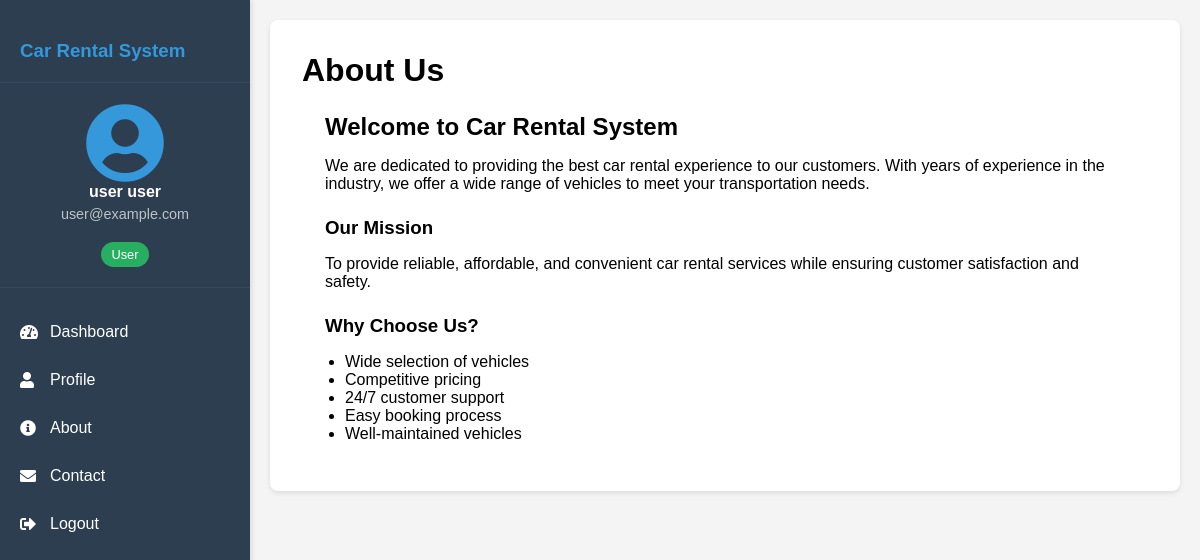
The app's page /about/ (signed in), older data.
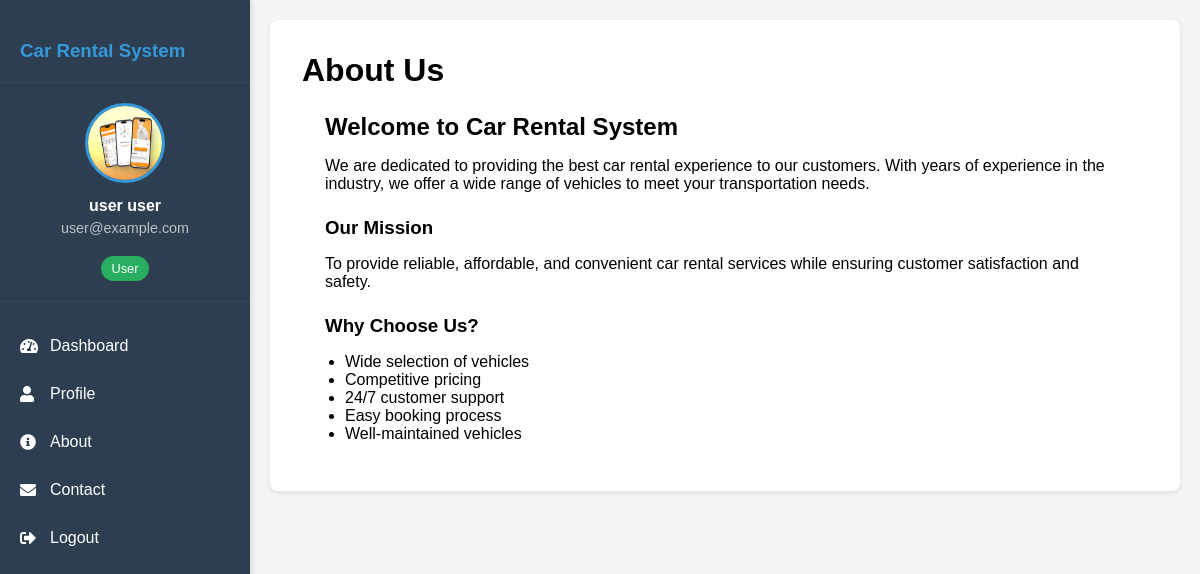
The same page, newer data.
### myapp/models.py (models this page shows, shortened)
class User(AbstractUser):
    profile_picture = models.ImageField(upload_to='profile_pictures/', null=True, blank=True)
    role = models.ForeignKey(Role, on_delete=models.SET_NULL, null=True)
    groups = models.ManyToManyField(
        Group,
        verbose_name=_('groups'),
        blank=True,
        related_name='custom_user_set'
    )
    user_permissions = models.ManyToManyField(
        Permission,
        verbose_name=_('user permissions'),
        blank=True,
        related_name='custom_user_set'
    )

### myapp/views.py (the view)
# urls.py: path('about/', views.about, name='about'),
@login_required
def about(request):
    return render(request, 'myapp/about.html')

### myapp/templates/myapp/about.html (shortened to what this page needs)
{% extends 'myapp/base.html' %}
{% load static %}
{% block content %}
<div class="about-section">
  <h1>About Us</h1>
  <div class="about-content">
    <h2>Welcome to Car Rental System</h2>
    <p>
      We are dedicated to providing the best car rental experience to
      our customers. With years of experience in the industry, we offer
      a wide range of vehicles to meet your transportation needs.
    </p>
    <h3>Our Mission</h3>
    <p>
      To provide reliable, affordable, and convenient car rental
      services while ensuring customer satisfaction and safety.
    </p>
    <h3>Why Choose Us?</h3>
    <ul>
      <li>Wide selection of vehicles</li>
      <li>Competitive pricing</li>
      <li>24/7 customer support</li>
      <li>Easy booking process</li>
      <li>Well-maintained vehicles</li>
    </ul>
  </div>
</div>
{% endblock %}

### myapp/templates/myapp/base.html (shortened to what this page needs)
{% load static %}
<!DOCTYPE html>
<html lang="en">
  <head>
    <link rel="stylesheet" href="{% static 'myapp/css/styles.css' %}" />
    <link
      rel="stylesheet"
      href="https://cdnjs.cloudflare.com/ajax/libs/font-awesome/5.15.4/css/all.min.css"
    />
  </head>
  <body>
    <div class="layout">
      {% if user.is_authenticated %}
        <div id="sidebarContainer">
          <div class="sidebar">
            <div class="sidebar-header">
              <h3>Car Rental System</h3>
            </div>
            <div class="user-info">
              {% if user.profile_picture %}
                <img src="{{ user.profile_picture.url }}" alt="Profile Picture">
              {% else %}
                <i class="fas fa-user-circle" style="font-size: 80px; color: #3498db;"></i>
              {% endif %}
              <div class="user-name">{{ user.get_full_name|default:user.username }}</div>
              <div class="user-email">{{ user.email }}</div>
              {% if user.is_superuser %}
                <div class="role-badge super-admin">Super Admin</div>
              {% elif user.is_staff %}
                <div class="role-badge admin">Admin</div>
              {% else %}
                <div class="role-badge user">User</div>
              {% endif %}
            </div>
            <ul class="menu-items">
              {% if user.is_authenticated %}
                <li>
                  <a href="{% url 'dashboard' %}">
                    <i class="fas fa-tachometer-alt"></i>
                    Dashboard
                  </a>
                </li>
                <li>
                  <a href="{% url 'profile' %}">
                    <i class="fas fa-user"></i>
                    Profile
                  </a>
                </li>
              {% endif %}
              <li>
                <a href="{% url 'about' %}">
                  <i class="fas fa-info-circle"></i>
                  About
                </a>
              </li>
              <li>
                <a href="{% url 'contact' %}">
                  <i class="fas fa-envelope"></i>
                  Contact
                </a>
              </li>
              {% if user.is_authenticated %}
                <li>
                  <a href="{% url 'logout' %}">
                    <i class="fas fa-sign-out-alt"></i>
                    Logout
                  </a>
                </li>
              {% endif %}
            </ul>
          </div>
        </div>
      {% endif %}
      <main class="main-content">
        {% block content %}{% endblock %}
      </main>
    </div>
  </body>
</html>

Row changes from the older to the newer data that the page shows:
changed User "user user": profile_picture: picture added
